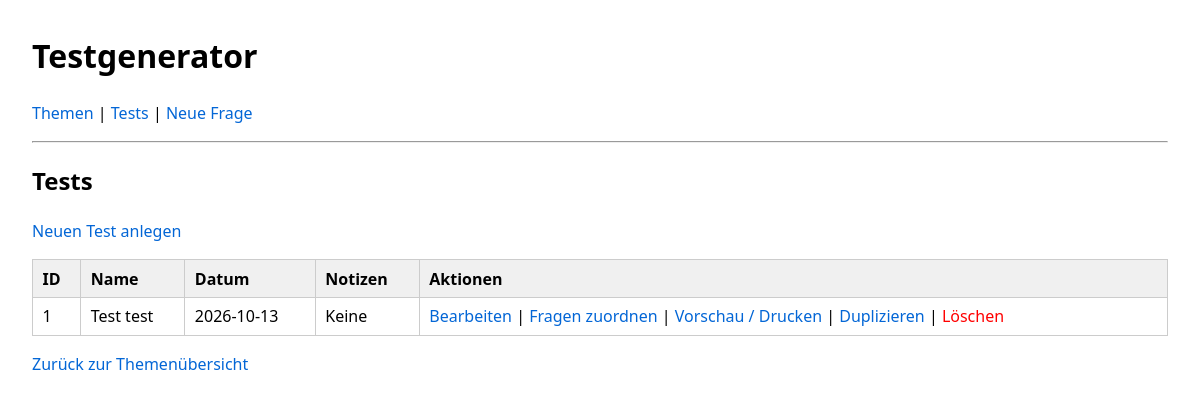
/tests, run on the app's committed database.
### tables this page shows
CREATE TABLE tests (
        id          INTEGER PRIMARY KEY AUTOINCREMENT,
        name        TEXT NOT NULL,
        date        TEXT,
        notes       TEXT
    );

### app.py (the view)
@app.route("/tests")
def list_tests():
    conn = get_db_connection()
    tests = conn.execute(
        "SELECT id, name, date, notes FROM tests ORDER BY date DESC, id DESC"
    ).fetchall()
    conn.close()
    return render_template("tests.html", tests=tests)

### app.py (called while the page is built)
def get_db_connection():
    conn = sqlite3.connect(DB_PATH)
    conn.row_factory = sqlite3.Row  # erlaubt Zugriff per Spaltennamen
    return conn

### templates/tests.html
{% extends "base.html" %}
{% block content %}
<h2>Tests</h2>
<p><a href="{{ url_for('new_test') }}">Neuen Test anlegen</a></p>
{% if tests %}
    <table>
        <thead>
            <tr>
                <th>ID</th>
                <th>Name</th>
                <th>Datum</th>
                <th>Notizen</th>
		<th>Aktionen</th>
            </tr>
        </thead>
        <tbody>
            {% for t in tests %}
                <tr>
                    <td>{{ t['id'] }}</td>
                    <td>{{ t['name'] }}</td>
                    <td>{{ t['date'] }}</td>
                    <td>{{ t['notes'] }}</td>
	            <td>
			<a href="{{ url_for('edit_test', test_id=t['id']) }}">Bearbeiten</a>
    			|
			<a href="{{ url_for('edit_test_questions', test_id=t['id']) }}">Fragen zuordnen</a>
    			|
			<a href="{{ url_for('test_preview', test_id=t['id']) }}">Vorschau / Drucken</a>
			|
			<form action="{{ url_for('duplicate_test', test_id=t['id']) }}"
      				method="post"
      				style="display:inline;">
    			  <a href="#" onclick="event.preventDefault(); this.closest('form').submit();">
        			Duplizieren
    			  </a>
			</form>
			|
			<form action="{{ url_for('delete_test', test_id=t['id']) }}"
      				method="post"
      				style="display:inline;">
    					<a href="#"
       					onclick="if (confirm('Diesen Test wirklich löschen?')) { this.closest('form').submit(); } return false;"
       					style="color:red;">
        					Löschen
    					</a>
			</form>
    		    </td>
                </tr>
            {% endfor %}
        </tbody>
    </table>
{% else %}
    <p>Noch keine Tests angelegt.</p>
{% endif %}
<p><a href="{{ url_for('index') }}">Zurück zur Themenübersicht</a></p>
{% endblock %}

### templates/base.html (style rules this page uses)
body { font-family: system-ui, sans-serif; margin: 2rem; line-height: 1.5; }
a { text-decoration: none; color: #0366d6; }
table { border-collapse: collapse; width: 100%; margin-top: 1rem; }
th, td { border: 1px solid #ccc; padding: 0.4rem 0.6rem; text-align: left; }
th { background: #f0f0f0; }

### data on the page
tests: id "1", name "Test test", date "2026-10-13", notes "Keine"
